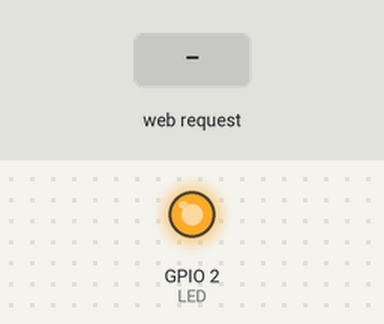
The sketch below on a simulated ESP8266 (NodeMCU). Shown: output pins drawn as LEDs (lit = HIGH). The inputs (shaded band) are chosen by the test bench. WiFi joins after 1.5 s; servers stay silent unless stated; what the sketch prints to the serial monitor is not drawn.

Above: at 2.7 s.
2.8 s: HTTP request GET /LED=ON received
At 3.9 s:
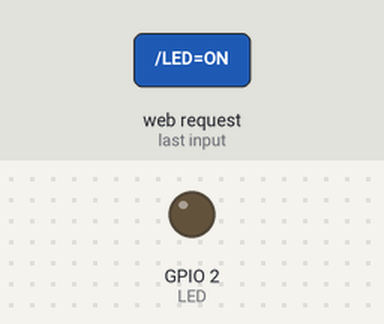
4.3 s: HTTP request GET /LED=OFF received
At 5.1 s:
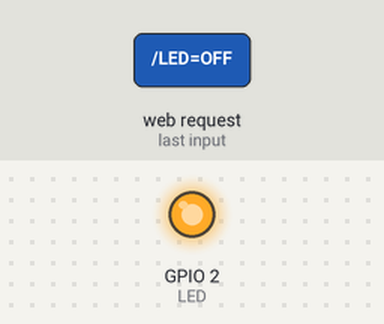
Timing chart, 0 to 7.3 s (numbered marks = the images above; inputs shaded):
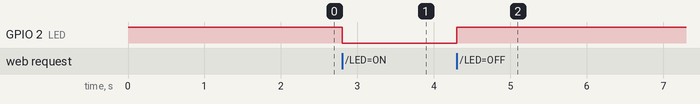

Measured:
- after the input at 2.8 s, GPIO 2 (LED): HIGH → LOW at once
- after the input at 4.3 s, GPIO 2 (LED): LOW → HIGH at once

The sketch:

esp32_cam_sketch.ino
```cpp
#include <ESP8266WiFi.h>

const char* ssid = "Maadesh";
const char* password = "om bhat swaha";

WiFiServer server(80);

#define LED LED_BUILTIN

void setup() {
  Serial.begin(115200);
  pinMode(LED, OUTPUT);
  digitalWrite(LED, HIGH);

  Serial.println();
  Serial.print("Connecting to WiFi");

  WiFi.begin(ssid, password);

  while (WiFi.status() != WL_CONNECTED) {
    delay(500);
    Serial.print(".");
  }

  Serial.println("\nConnected!");
  Serial.print("IP Address: ");
  Serial.println(WiFi.localIP());

  server.begin();
}

void loop() {
  WiFiClient client = server.available();
  if (!client) return;

  Serial.println("New Client");

  String request = client.readStringUntil('\r');
  Serial.println(request);
  client.flush();

  if (request.indexOf("/LED=ON") != -1) {
    digitalWrite(LED, LOW);
  }
  if (request.indexOf("/LED=OFF") != -1) {
    digitalWrite(LED, HIGH);
  }

  // HTML Page
  client.println("HTTP/1.1 200 OK");
  client.println("Content-Type: text/html");
  client.println("");

  client.println("<!DOCTYPE html>");
  client.println("<html>");
  client.println("<head>");
  client.println("<title>NodeMCU Control</title>");
  client.println("<style>");
  client.println("body { text-align: center; font-family: Arial; }");
  client.println("button { padding: 20px; font-size: 20px; margin: 10px; }");
  client.println("</style>");
  client.println("</head>");

  client.println("<body>");
  client.println("<h1>ESP8266 Web Server</h1>");
  client.println("<p><a href=\"/LED=ON\"><button>ON</button></a></p>");
  client.println("<p><a href=\"/LED=OFF\"><button>OFF</button></a></p>");
  client.println("</body>");
  client.println("</html>");

  delay(1);
  Serial.println("Client disconnected");
}
```
